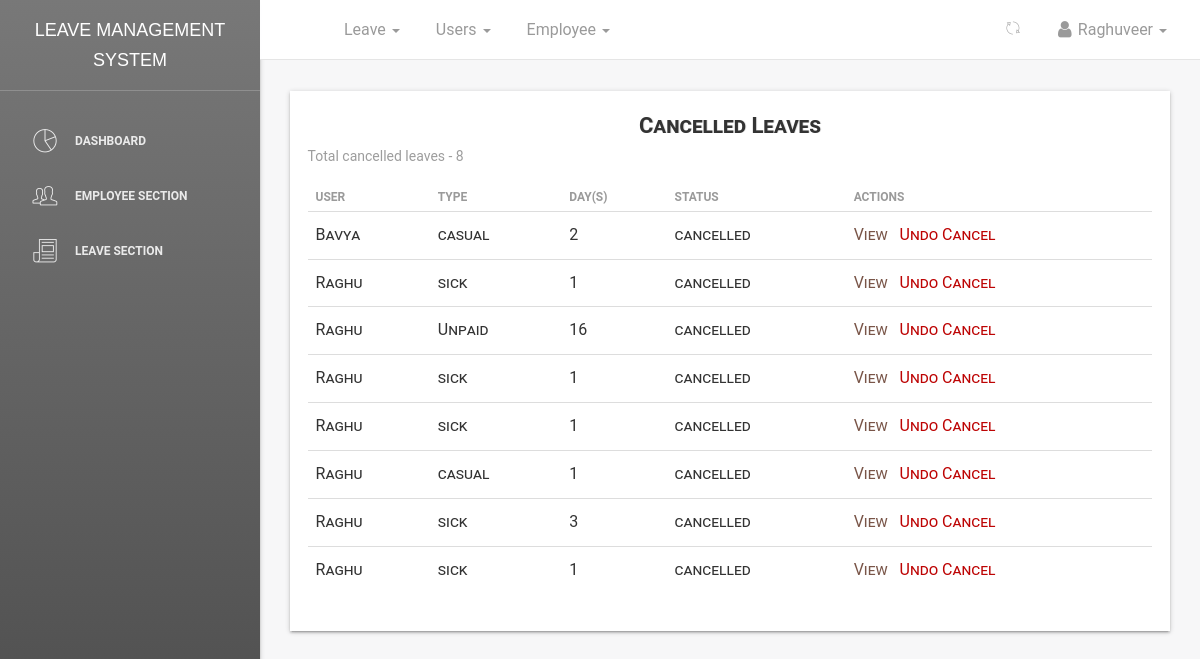
Page /dashboard/leaves/cancel/all/ (signed in) on the committed database.
### leave/models.py (models this page shows, shortened)
class Leave(models.Model):
    user = models.ForeignKey(User, on_delete=models.CASCADE, default=1)
    startdate = models.DateField(verbose_name=_('Start Date'), help_text='leave start date is on ..', null=True,
                                 blank=False)
    enddate = models.DateField(verbose_name=_('End Date'), help_text='comes back on', null=True, blank=False)
    leavetype = models.CharField(choices=LEAVE_TYPE, max_length=25, default=SICK, null=True, blank=False)
    reason = models.CharField(verbose_name=_('Reason for Leave'), max_length=255,
                              help_text='add additional information for leave', null=True, blank=True)
    status = models.CharField(max_length=12, default='pending')  # pending,approved,rejected,cancelled
    is_approved = models.BooleanField(default=False)  # hide
    updated = models.DateTimeField(auto_now=True, auto_now_add=False)
    created = models.DateTimeField(auto_now=False, auto_now_add=True)
    objects = LeaveManager()
    Tempdays = 0
    date_of_approved_leave = 0
    class Meta:
        verbose_name = _('Leave')
        verbose_name_plural = _('Leaves')
        ordering = ['-created']  # recent objects
    def businessDays(self, startdate, enddate):
        from datetime import timedelta
        test_date1, test_date2 = startdate, enddate
        dates = (test_date1 + timedelta(idx+1) for idx in range((test_date2 - test_date1).days))
        res = sum(1 for day in dates if day.weekday() < 5)
        holiday_list = [
            (12, 25),  # Christmas
            (7, 4)  # New Year
        ]
        for holiday_month, holiday_day in holiday_list:
            holiday_date = startdate.replace(month=holiday_month, day=holiday_day)
            if startdate <= holiday_date <= enddate:
                res -= 1
        return res
    @property
    def leave_days(self):
        days_count = ''
        startdate = self.startdate
        enddate = self.enddate
        if startdate > enddate:
            return
        dates = (enddate - startdate)
        Leave.Tempdays = dates.days
        print("leaves applied", Leave.Tempdays)
        busineesDay = self.businessDays(startdate, enddate)
        print("busineesDay : ", busineesDay)
        Leave.Tempdays = busineesDay
        Leave.date_of_approved_leave = self.created
        return busineesDay

### dashboard/views.py (the view)
# urls.py: path('leaves/cancel/all/', views.cancel_leaves_list, name='canceleaveslist'),
def cancel_leaves_list(request):
    if not (request.user.is_superuser and request.user.is_authenticated):
        return redirect('/')
    department_id = None
    if request.user.username == "Raghuveer":
        department_id = 3
    elif request.user.username == "Akhil":
        department_id = 4
    elif request.user.username == "Vasu":
        department_id = 2
    if department_id:
        leaves = Leave.objects.all_cancel_leaves().filter(user__employee__department_id=department_id)
    return render(request, 'dashboard/leaves_cancel.html', {'leave_list_cancel': leaves, 'title': 'Cancel leave list'})

### leave/manager.py (called while the page is built)
    def all_cancel_leaves(self):
        return super().get_queryset().filter(status='cancelled').order_by('-created')

### templates/dashboard/leaves_cancel.html (shortened to what this page needs)
{% extends '_layout.html' %}
 {% block navheader %}
 	{% include 'includes/navheader_employee_app.html' %}
 {% endblock %}
 {% block content %}
        <section class="content">
            <section class="container-fluid">
            	   <section class="row">
                        <section class="col col-sm-8 offset-sm-2">
                        </section>
                    </section>
                	<div class="table-responsive table-shadow">
                		<div class="text-center table-description">
                			<h4 class="title-h3" style="text-shadow: 1px 0px rgba(0,0,0,0.11)">Cancelled Leaves</h4>
                		</div>
                		<section class="total-leaves-count">
                			{% if leave_list_cancel %}
                			<p>Total cancelled leaves - <span>{{ leave_list_cancel.count }}</span></p>
                			{% endif %}
                		</section>
                		<table class="table">
							  <thead>
							    <tr>
							      <th scope="col"><b>User</b></th>
							      <th scope="col"><b>Type</b></th>
							      <th scope="col"><b>Day(s)</b></th>
							      <th scope="col"><b>Status</b></th>
							      <th scope="col"><b>Actions</b></th>
							    </tr>
							  </thead>
							  <tbody>
							  	{% for leave in leave_list_cancel %}
							    <tr>
							      <td>{{ leave.user }}</td>
							      <td>{{ leave.leavetype}}</td>
							      <td>{{ leave.leave_days }}</td>
							      <td>{{ leave.status }}</td>
							      <td>
							      	<a href="{% url 'dashboard:userleaveview' leave.id %}" style="color: #795548;">
							      	    <span>View &nbsp;</span>
							      	</a>
							      	{% if not leave.is_approved %}
							      		<a href="{% url 'dashboard:userleaveuncancel' leave.id %}" style="color:#bd0404;">Undo Cancel</a>
							      	{% endif %}
							      </td>
							    </tr>
							    {% endfor %}
							  </tbody>
						</table>
					</div>
            </section>
        </section>
 {% endblock %}

### templates/includes/navheader_employee_app.html (shortened to what this page needs)
{% load static %}
<nav class="navbar navbar-default navbar-fixed shadow">
    <div class="container-fluid">
        <div class="collapse navbar-collapse">
            <ul class="nav navbar-nav navbar-left">
                <li>
                    <a href="" class="dropdown-toggle" data-toggle="dropdown">
                    </a>
                </li>
                <li class="dropdown">
                    <a href="" class="dropdown-toggle" data-toggle="dropdown">
                        <p>
                            Leave
                            <b class="caret"></b>
                        </p>
                    </a>
                </li>
                {% if request.user.is_superuser %}
                <li class="dropdown">
                    <a href="" class="dropdown-toggle" data-toggle="dropdown">
                        <p>
                            Users
                            <b class="caret"></b>
                        </p>
                    </a>
                </li>
                {% endif %}
                {% if request.user.is_superuser %}
                <li class="dropdown">
                    <a href="" class="dropdown-toggle" data-toggle="dropdown">
                        <p>
                            Employee
                            <b class="caret"></b>
                        </p>
                    </a>
                </li>
                {% endif %}
            </ul>
            <ul class="nav navbar-nav navbar-right">
                <li class="dropdown">
                    <a href="" class="dropdown-toggle refresh-page" data-toggle="dropdown" title="Refresh Current Page">
                        <i class="pe-7s-refresh-2"></i>
                    </a>
                </li>
                <li class="dropdown">
                    <a href="" class="dropdown-toggle" data-toggle="dropdown">
                        <p>
                            <i class="fa fa-user"></i> {{ request.user}}
                            <b class="caret"></b>
                        </p>
                    </a>
                </li>
            </ul>
        </div>
    </div>
</nav>

### rows in the picture
Leave: user "Bavya", leavetype "casual", leave_days "2", status "cancelled", is_approved "Undo Cancel"
Leave: user "Raghu", leavetype "sick", leave_days "1", status "cancelled", is_approved "Undo Cancel"
Leave: user "Raghu", leavetype "Unpaid", leave_days "16", status "cancelled", is_approved "Undo Cancel"
Leave: user "Raghu", leavetype "sick", leave_days "1", status "cancelled", is_approved "Undo Cancel"
Leave: user "Raghu", leavetype "sick", leave_days "1", status "cancelled", is_approved "Undo Cancel"
Leave: user "Raghu", leavetype "casual", leave_days "1", status "cancelled", is_approved "Undo Cancel"
Leave: user "Raghu", leavetype "sick", leave_days "3", status "cancelled", is_approved "Undo Cancel"
Leave: user "Raghu", leavetype "sick", leave_days "1", status "cancelled", is_approved "Undo Cancel"

### other values in the picture
{{ request.user }} "Raghuveer"
{{ leave_list_cancel.count }} "8"
